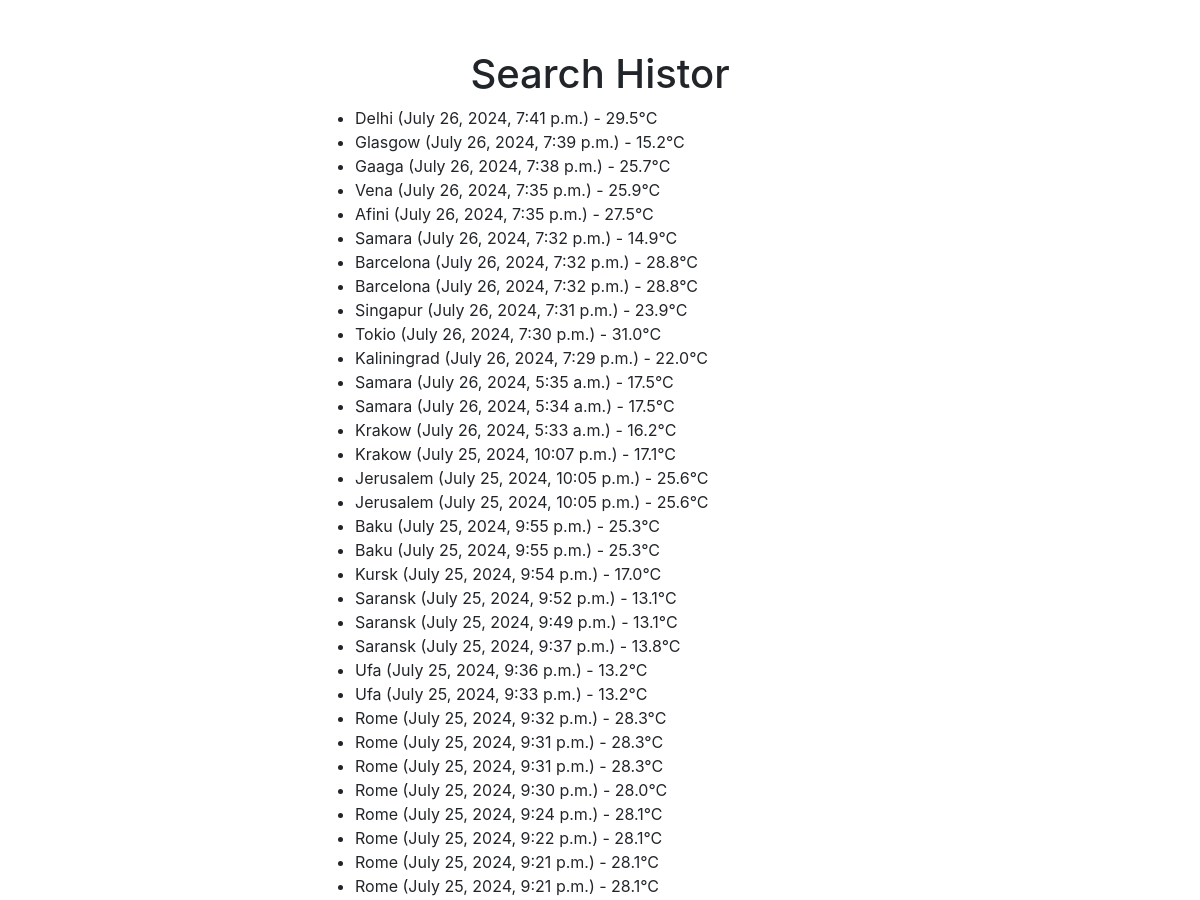
Before: /search_history/ (signed in, upper part) with the older database file.
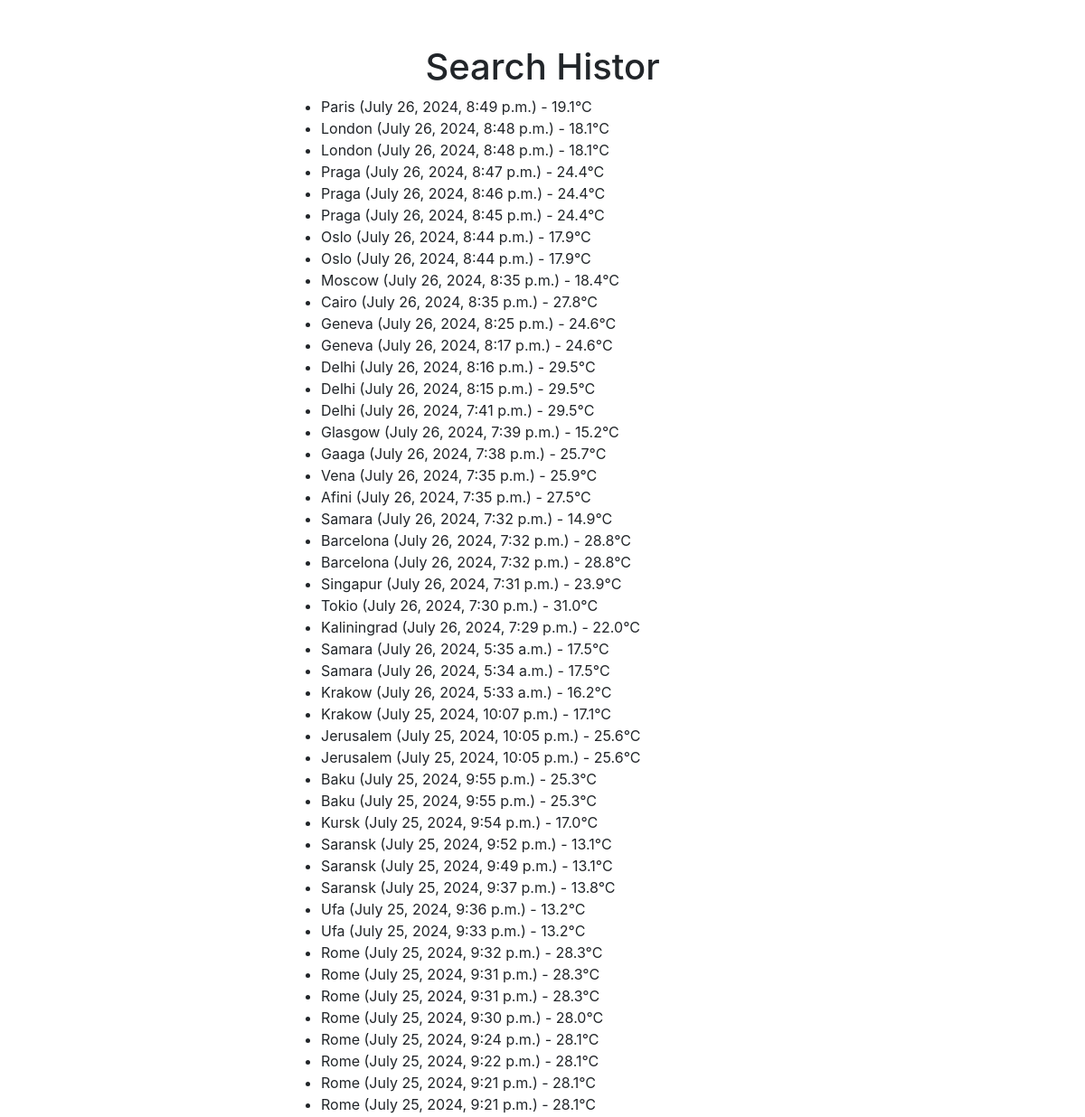
After: the same page with the newer database file.
### weather/models.py (models this page shows, shortened)
class CitySearchHistory(models.Model):
    user = models.ForeignKey(User, on_delete=models.CASCADE)
    city = models.CharField(max_length=100)
    search_date = models.DateTimeField(auto_now_add=True)
    search_count = models.IntegerField(default=0)
    last_searched = models.DateTimeField(auto_now=True)
    temperature = models.FloatField(default=18.0)

### weather/views.py (the view)
# urls.py: path('search_history/', search_history, name='search_history'),
@login_required
def search_history(request):
    history = CitySearchHistory.objects.filter(user=request.user).order_by('-search_date')
    return render(request, 'search_history.html', {'history': history})

### weather/templates/search_history.html (shortened to what this page needs)
{% extends "base.html" %}
{% block content %}
<h1 class="text-center">Search Histor</h1>
  <ul>
    {% for item in history %}
      <li>{{ item.city }} ({{ item.search_date }}) - {{ item.temperature }}°C</li>
    {% endfor %}
  </ul>
{% endblock %}

### weather/templates/base.html (shortened to what this page needs)
<!DOCTYPE html>
<html lang="en">
<head>
    {% load static %}
    <link href="https://stackpath.bootstrapcdn.com/bootstrap/4.5.2/css/bootstrap.min.css" rel="stylesheet">
    <link href="https://use.fontawesome.com/releases/v5.15.4/css/all.css" rel="stylesheet">
    <link href="https://code.jquery.com/ui/1.12.1/themes/base/jquery-ui.css" rel="stylesheet">
    <link href="{% static 'css/styles.css' %}" rel="stylesheet">
</head>
<body class="container">
    {% block content %}{% endblock %}
</body>
</html>

### weather/static/css/styles.css (style rules this page uses)
.container { max-width: 600px; margin-top: 50px; }

Changed rows visible on the page:
added CitySearchHistory: city "Paris", search_date "July 26, 2024, 8:49 p.m.", temperature "19.1"
added CitySearchHistory: city "London", search_date "July 26, 2024, 8:48 p.m.", temperature "18.1"
added CitySearchHistory: city "London", search_date "July 26, 2024, 8:48 p.m.", temperature "18.1"
added CitySearchHistory: city "Praga", search_date "July 26, 2024, 8:47 p.m.", temperature "24.4"
added CitySearchHistory: city "Praga", search_date "July 26, 2024, 8:46 p.m.", temperature "24.4"
added CitySearchHistory: city "Praga", search_date "July 26, 2024, 8:45 p.m.", temperature "24.4"
added CitySearchHistory: city "Oslo", search_date "July 26, 2024, 8:44 p.m.", temperature "17.9"
added CitySearchHistory: city "Oslo", search_date "July 26, 2024, 8:44 p.m.", temperature "17.9"
added CitySearchHistory: city "Moscow", search_date "July 26, 2024, 8:35 p.m.", temperature "18.4"
added CitySearchHistory: city "Cairo", search_date "July 26, 2024, 8:35 p.m.", temperature "27.8"
added CitySearchHistory: city "Geneva", search_date "July 26, 2024, 8:25 p.m.", temperature "24.6"
added CitySearchHistory: city "Geneva", search_date "July 26, 2024, 8:17 p.m.", temperature "24.6"
added CitySearchHistory: city "Delhi", search_date "July 26, 2024, 8:16 p.m.", temperature "29.5"
added CitySearchHistory: city "Delhi", search_date "July 26, 2024, 8:15 p.m.", temperature "29.5"
